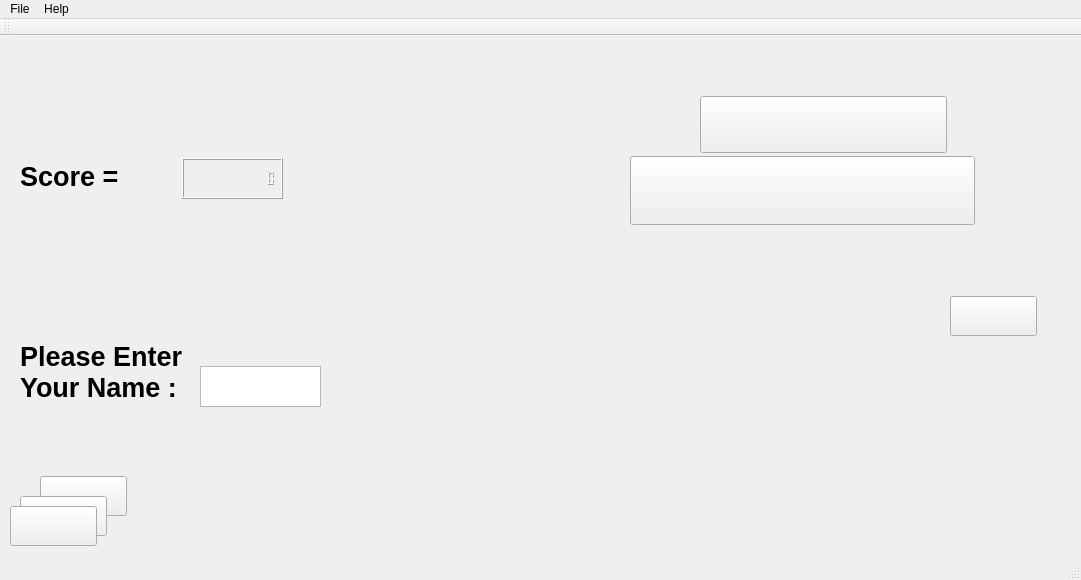
<?xml version="1.0" encoding="UTF-8"?>
<ui version="4.0">
 <class>MainWindow</class>
 <widget class="QMainWindow" name="MainWindow">
  <property name="enabled">
   <bool>true</bool>
  </property>
  <property name="geometry">
   <rect>
    <x>0</x>
    <y>0</y>
    <width>1081</width>
    <height>580</height>
   </rect>
  </property>
  <property name="minimumSize">
   <size>
    <width>1081</width>
    <height>580</height>
   </size>
  </property>
  <property name="maximumSize">
   <size>
    <width>1081</width>
    <height>580</height>
   </size>
  </property>
  <property name="cursor">
   <cursorShape>OpenHandCursor</cursorShape>
  </property>
  <property name="windowTitle">
   <string>Need For Fakka</string>
  </property>
  <widget class="QWidget" name="centralWidget">
   <widget class="QLabel" name="mainwindow">
    <property name="enabled">
     <bool>true</bool>
    </property>
    <property name="geometry">
     <rect>
      <x>0</x>
      <y>0</y>
      <width>1081</width>
      <height>525</height>
     </rect>
    </property>
    <property name="text">
     <string/>
    </property>
    <property name="pixmap">
     <pixmap resource="Pics.qrc">:/new/prefix1/Main Page.jpg</pixmap>
    </property>
   </widget>
   <widget class="QPushButton" name="NewGame">
    <property name="enabled">
     <bool>true</bool>
    </property>
    <property name="geometry">
     <rect>
      <x>700</x>
      <y>60</y>
      <width>247</width>
      <height>57</height>
     </rect>
    </property>
    <property name="cursor">
     <cursorShape>PointingHandCursor</cursorShape>
    </property>
    <property name="focusPolicy">
     <enum>Qt::NoFocus</enum>
    </property>
    <property name="text">
     <string/>
    </property>
    <property name="icon">
     <iconset resource="Pics.qrc">
      <normaloff>:/new/prefix1/New Game - j.jpg</normaloff>
      <normalon>:/new/prefix1/New Game - Pointed j.jpg</normalon>
      <activeon>:/new/prefix1/New Game - Pointed j.jpg</activeon>
      <selectedon>:/new/prefix1/New Game - Pointed j.jpg</selectedon>:/new/prefix1/New Game - j.jpg</iconset>
    </property>
    <property name="iconSize">
     <size>
      <width>247</width>
      <height>57</height>
     </size>
    </property>
   </widget>
   <widget class="QPushButton" name="HighScores">
    <property name="enabled">
     <bool>true</bool>
    </property>
    <property name="geometry">
     <rect>
      <x>630</x>
      <y>120</y>
      <width>345</width>
      <height>69</height>
     </rect>
    </property>
    <property name="cursor">
     <cursorShape>PointingHandCursor</cursorShape>
    </property>
    <property name="focusPolicy">
     <enum>Qt::NoFocus</enum>
    </property>
    <property name="text">
     <string/>
    </property>
    <property name="icon">
     <iconset resource="Pics.qrc">
      <normaloff>:/new/prefix1/High Scores - j.jpg</normaloff>:/new/prefix1/High Scores - j.jpg</iconset>
    </property>
    <property name="iconSize">
     <size>
      <width>345</width>
      <height>69</height>
     </size>
    </property>
   </widget>
   <widget class="QPushButton" name="Exit">
    <property name="geometry">
     <rect>
      <x>950</x>
      <y>260</y>
      <width>87</width>
      <height>40</height>
     </rect>
    </property>
    <property name="cursor">
     <cursorShape>PointingHandCursor</cursorShape>
    </property>
    <property name="focusPolicy">
     <enum>Qt::NoFocus</enum>
    </property>
    <property name="text">
     <string/>
    </property>
    <property name="icon">
     <iconset resource="Pics.qrc">
      <normaloff>:/new/prefix1/Exit - j.jpg</normaloff>:/new/prefix1/Exit - j.jpg</iconset>
    </property>
    <property name="iconSize">
     <size>
      <width>87</width>
      <height>40</height>
     </size>
    </property>
   </widget>
   <widget class="QLabel" name="Road">
    <property name="geometry">
     <rect>
      <x>350</x>
      <y>-200</y>
      <width>341</width>
      <height>721</height>
     </rect>
    </property>
    <property name="text">
     <string/>
    </property>
    <property name="pixmap">
     <pixmap resource="Pics.qrc">:/new/prefix1/Road.jpg</pixmap>
    </property>
   </widget>
   <widget class="QLabel" name="Toktok">
    <property name="geometry">
     <rect>
      <x>470</x>
      <y>350</y>
      <width>99</width>
      <height>157</height>
     </rect>
    </property>
    <property name="text">
     <string/>
    </property>
    <property name="pixmap">
     <pixmap resource="Pics.qrc">:/new/prefix1/Toktok.jpg</pixmap>
    </property>
   </widget>
   <widget class="QLabel" name="About">
    <property name="geometry">
     <rect>
      <x>0</x>
      <y>0</y>
      <width>1081</width>
      <height>525</height>
     </rect>
    </property>
    <property name="text">
     <string/>
    </property>
    <property name="pixmap">
     <pixmap resource="Pics.qrc">:/new/prefix1/About.jpg</pixmap>
    </property>
   </widget>
   <widget class="QPushButton" name="ExitAbout">
    <property name="geometry">
     <rect>
      <x>10</x>
      <y>470</y>
      <width>87</width>
      <height>40</height>
     </rect>
    </property>
    <property name="cursor">
     <cursorShape>PointingHandCursor</cursorShape>
    </property>
    <property name="focusPolicy">
     <enum>Qt::NoFocus</enum>
    </property>
    <property name="text">
     <string/>
    </property>
    <property name="icon">
     <iconset resource="Pics.qrc">
      <normaloff>:/new/prefix1/Exit - j.jpg</normaloff>:/new/prefix1/Exit - j.jpg</iconset>
    </property>
    <property name="iconSize">
     <size>
      <width>87</width>
      <height>40</height>
     </size>
    </property>
   </widget>
   <widget class="QLabel" name="HighScoresPage">
    <property name="geometry">
     <rect>
      <x>0</x>
      <y>0</y>
      <width>1081</width>
      <height>525</height>
     </rect>
    </property>
    <property name="contextMenuPolicy">
     <enum>Qt::NoContextMenu</enum>
    </property>
    <property name="text">
     <string/>
    </property>
    <property name="pixmap">
     <pixmap resource="Pics.qrc">:/new/prefix1/High Scores.jpg</pixmap>
    </property>
   </widget>
   <widget class="QPushButton" name="ExitHighScores">
    <property name="geometry">
     <rect>
      <x>20</x>
      <y>460</y>
      <width>87</width>
      <height>40</height>
     </rect>
    </property>
    <property name="cursor">
     <cursorShape>PointingHandCursor</cursorShape>
    </property>
    <property name="focusPolicy">
     <enum>Qt::NoFocus</enum>
    </property>
    <property name="text">
     <string/>
    </property>
    <property name="icon">
     <iconset resource="Pics.qrc">
      <normaloff>:/new/prefix1/Exit - j.jpg</normaloff>:/new/prefix1/Exit - j.jpg</iconset>
    </property>
    <property name="iconSize">
     <size>
      <width>87</width>
      <height>40</height>
     </size>
    </property>
   </widget>
   <widget class="QLabel" name="HighScoresBoard">
    <property name="geometry">
     <rect>
      <x>100</x>
      <y>100</y>
      <width>291</width>
      <height>311</height>
     </rect>
    </property>
    <property name="font">
     <font>
      <pointsize>18</pointsize>
     </font>
    </property>
    <property name="autoFillBackground">
     <bool>false</bool>
    </property>
    <property name="frameShape">
     <enum>QFrame::NoFrame</enum>
    </property>
    <property name="frameShadow">
     <enum>QFrame::Plain</enum>
    </property>
    <property name="midLineWidth">
     <number>0</number>
    </property>
    <property name="text">
     <string/>
    </property>
    <property name="textFormat">
     <enum>Qt::AutoText</enum>
    </property>
    <property name="alignment">
     <set>Qt::AlignLeading|Qt::AlignLeft|Qt::AlignTop</set>
    </property>
   </widget>
   <widget class="QLabel" name="enemycar1">
    <property name="geometry">
     <rect>
      <x>360</x>
      <y>-150</y>
      <width>81</width>
      <height>145</height>
     </rect>
    </property>
    <property name="text">
     <string/>
    </property>
    <property name="pixmap">
     <pixmap resource="Pics.qrc">:/new/prefix1/Enemycar.jpg</pixmap>
    </property>
   </widget>
   <widget class="QLabel" name="enemycar2">
    <property name="geometry">
     <rect>
      <x>470</x>
      <y>-150</y>
      <width>81</width>
      <height>145</height>
     </rect>
    </property>
    <property name="text">
     <string/>
    </property>
    <property name="pixmap">
     <pixmap resource="Pics.qrc">:/new/prefix1/Enemycar.jpg</pixmap>
    </property>
   </widget>
   <widget class="QLabel" name="enemycar3">
    <property name="geometry">
     <rect>
      <x>580</x>
      <y>-150</y>
      <width>81</width>
      <height>145</height>
     </rect>
    </property>
    <property name="text">
     <string/>
    </property>
    <property name="pixmap">
     <pixmap resource="Pics.qrc">:/new/prefix1/Enemycar.jpg</pixmap>
    </property>
   </widget>
   <widget class="QPushButton" name="Exitgame">
    <property name="geometry">
     <rect>
      <x>40</x>
      <y>440</y>
      <width>87</width>
      <height>40</height>
     </rect>
    </property>
    <property name="cursor">
     <cursorShape>PointingHandCursor</cursorShape>
    </property>
    <property name="focusPolicy">
     <enum>Qt::NoFocus</enum>
    </property>
    <property name="text">
     <string/>
    </property>
    <property name="icon">
     <iconset resource="Pics.qrc">
      <normaloff>:/new/prefix1/Exit - j.jpg</normaloff>:/new/prefix1/Exit - j.jpg</iconset>
    </property>
    <property name="iconSize">
     <size>
      <width>87</width>
      <height>40</height>
     </size>
    </property>
   </widget>
   <widget class="QLabel" name="Score">
    <property name="geometry">
     <rect>
      <x>20</x>
      <y>60</y>
      <width>251</width>
      <height>161</height>
     </rect>
    </property>
    <property name="font">
     <font>
      <pointsize>20</pointsize>
      <weight>75</weight>
      <bold>true</bold>
     </font>
    </property>
    <property name="text">
     <string>Score = </string>
    </property>
    <property name="wordWrap">
     <bool>true</bool>
    </property>
   </widget>
   <widget class="QLCDNumber" name="score">
    <property name="geometry">
     <rect>
      <x>182</x>
      <y>122</y>
      <width>101</width>
      <height>41</height>
     </rect>
    </property>
    <property name="font">
     <font>
      <pointsize>10</pointsize>
      <weight>75</weight>
      <bold>true</bold>
     </font>
    </property>
    <property name="numDigits">
     <number>12</number>
    </property>
   </widget>
   <widget class="QLabel" name="entername">
    <property name="geometry">
     <rect>
      <x>20</x>
      <y>290</y>
      <width>211</width>
      <height>91</height>
     </rect>
    </property>
    <property name="font">
     <font>
      <pointsize>20</pointsize>
      <weight>75</weight>
      <bold>true</bold>
     </font>
    </property>
    <property name="text">
     <string>Please Enter Your Name :</string>
    </property>
    <property name="wordWrap">
     <bool>true</bool>
    </property>
   </widget>
   <widget class="QTextEdit" name="name">
    <property name="geometry">
     <rect>
      <x>200</x>
      <y>330</y>
      <width>121</width>
      <height>41</height>
     </rect>
    </property>
    <property name="font">
     <font>
      <pointsize>12</pointsize>
      <weight>75</weight>
      <bold>true</bold>
     </font>
    </property>
    <property name="focusPolicy">
     <enum>Qt::ClickFocus</enum>
    </property>
   </widget>
   <zorder>entername</zorder>
   <zorder>name</zorder>
   <zorder>score</zorder>
   <zorder>Score</zorder>
   <zorder>Exitgame</zorder>
   <zorder>Road</zorder>
   <zorder>enemycar3</zorder>
   <zorder>enemycar2</zorder>
   <zorder>enemycar1</zorder>
   <zorder>About</zorder>
   <zorder>HighScoresPage</zorder>
   <zorder>Toktok</zorder>
   <zorder>ExitHighScores</zorder>
   <zorder>ExitAbout</zorder>
   <zorder>HighScoresBoard</zorder>
   <zorder>mainwindow</zorder>
   <zorder>Exit</zorder>
   <zorder>NewGame</zorder>
   <zorder>HighScores</zorder>
  </widget>
  <widget class="QMenuBar" name="menuBar">
   <property name="geometry">
    <rect>
     <x>0</x>
     <y>0</y>
     <width>1081</width>
     <height>20</height>
    </rect>
   </property>
   <widget class="QMenu" name="menuFile">
    <property name="title">
     <string>File</string>
    </property>
    <addaction name="actionNew_Game"/>
    <addaction name="actionExit"/>
   </widget>
   <widget class="QMenu" name="menuAbout">
    <property name="title">
     <string>Help</string>
    </property>
    <addaction name="actionAbout"/>
   </widget>
   <addaction name="menuFile"/>
   <addaction name="menuAbout"/>
  </widget>
  <widget class="QToolBar" name="mainToolBar">
   <attribute name="toolBarArea">
    <enum>TopToolBarArea</enum>
   </attribute>
   <attribute name="toolBarBreak">
    <bool>false</bool>
   </attribute>
  </widget>
  <widget class="QStatusBar" name="statusBar"/>
  <action name="actionNew_Game">
   <property name="text">
    <string>New Game</string>
   </property>
  </action>
  <action name="actionAbout">
   <property name="text">
    <string>About</string>
   </property>
  </action>
  <action name="actionExit">
   <property name="text">
    <string>Exit</string>
   </property>
  </action>
 </widget>
 <layoutdefault spacing="6" margin="11"/>
 <resources>
  <include location="Pics.qrc"/>
 </resources>
 <connections/>
</ui>
